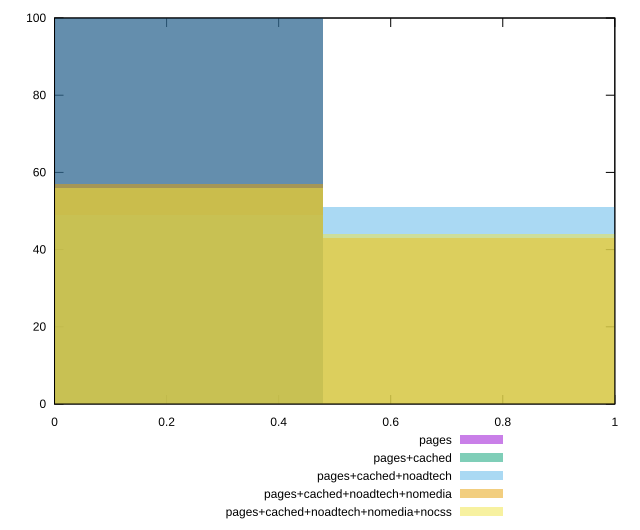

Source code (gnuplot):
reset

$pages <<EOF
0 100
EOF

$pagesCached <<EOF
0 100
EOF

$pagesCachedNoadtech <<EOF
0 49
0.9573829790628724 51
EOF

$pagesCachedNoadtechNomedia <<EOF
0.9573829790628724 43
0 57
EOF

$pagesCachedNoadtechNomediaNocss <<EOF
0.9573829790628724 44
0 56
EOF

set key outside below
set boxwidth 0.9573829790628724
set xrange [0:1]
set yrange [0:100]
set trange [0:100]
set style fill transparent solid 0.5 noborder
set terminal svg size 640, 530 enhanced background rgb 'white'
set output "report_00014_2021-02-09T15:56:05.503Z/third-party-summary/comparison/histogram/all_score.svg"

plot $pages title "pages" with boxes, \
     $pagesCached title "pages+cached" with boxes, \
     $pagesCachedNoadtech title "pages+cached+noadtech" with boxes, \
     $pagesCachedNoadtechNomedia title "pages+cached+noadtech+nomedia" with boxes, \
     $pagesCachedNoadtechNomediaNocss title "pages+cached+noadtech+nomedia+nocss" with boxes

reset
